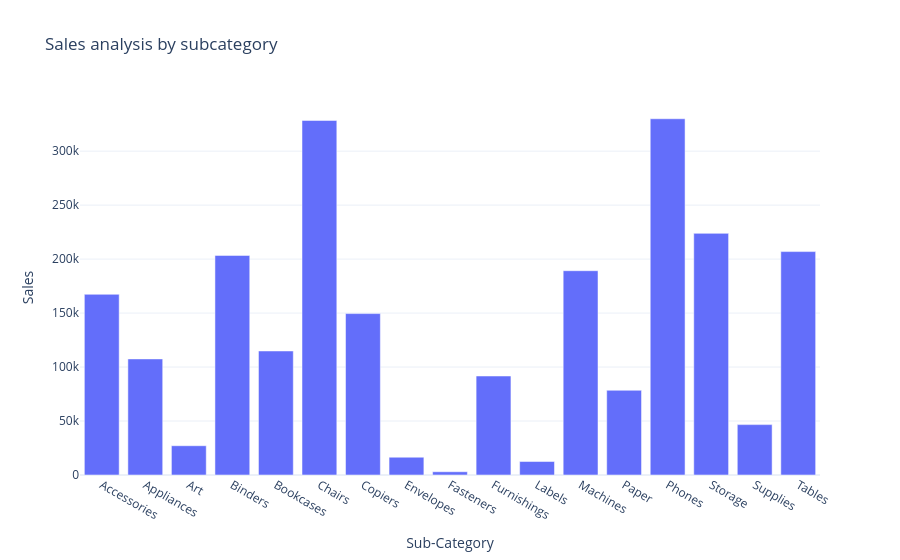

Notebook code cell kept with this figure:
### Code cell
fig = px.bar(sales_by_sucategory,
             x = 'Sub-Category',
             y = 'Sales',
             title = 'Sales analysis by subcategory')

fig.show()

### Figure 1 — Plotly figure (JSON) as saved in the notebook; plotly's stock layout.template omitted (floating-point values rounded to 4 significant figures)
{"data": [{"hovertemplate": "Sub-Category=%{x}<br>Sales=%{y}<extra></extra>", "legendgroup": "", "marker": {"color": "#636efa", "pattern": {"shape": ""}}, "name": "", "orientation": "v", "showlegend": false, "textposition": "auto", "type": "bar", "x": ["Accessories", "Appliances", "Art", "Binders", "Bookcases", "Chairs", "Copiers", "Envelopes", "Fasteners", "Furnishings", "Labels", "Machines", "Paper", "Phones", "Storage", "Supplies", "Tables"], "xaxis": "x", "y": [167400.0, 107500.0, 27120.0, 203400.0, 114900.0, 328400.0, 149500.0, 16480.0, 3024.0, 91710.0, 12490.0, 189200.0, 78480.0, 330000.0, 223800.0, 46670.0, 207000.0], "yaxis": "y"}], "layout": {"barmode": "relative", "legend": {"tracegroupgap": 0}, "title": {"text": "Sales analysis by subcategory"}, "xaxis": {"anchor": "y", "domain": [0, 1], "title": {"text": "Sub-Category"}}, "yaxis": {"anchor": "x", "domain": [0, 1], "title": {"text": "Sales"}}}}
